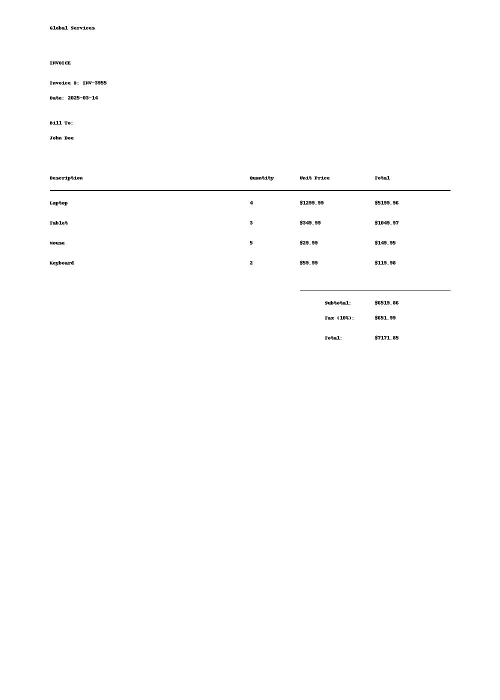
#> input picture dataset/images/test/invoice_1.jpg, 1000 x 1400 px (shown at 1/2 size)
$ python -i image_preprocessor.py   (imports and definitions only)
#> lines starting #> are read from the running program, lines starting #| are printed output that depends on the picture; after the words box and inside, x2 and y2 are one past the last pixel; in counts of white or black regions, pixels touching at a corner belong together

"""
Image preprocessing utilities to improve OCR accuracy
"""

import cv2
import numpy as np
from PIL import Image
from typing import Union, Tuple


def preprocess_image(image_path: str) -> np.ndarray:
    """
    Apply a series of preprocessing steps to improve image quality for OCR

    Args:
        image_path: Path to the image file

    Returns:
        Preprocessed image as numpy array
    """
#> called with image_path = '../../dataset/images/test/invoice_1.jpg'
    # Read the image
    image = cv2.imread(image_path)
#> image is the input picture: shape (1400, 1000, 3); min 0, max 255, mean 253.8
    if image is None:
        raise ValueError(f"Could not read image at {image_path}")

    # Convert to grayscale
    gray = cv2.cvtColor(image, cv2.COLOR_BGR2GRAY)

    # Apply adaptive thresholding
    thresh = cv2.adaptiveThreshold(
        gray, 255, cv2.ADAPTIVE_THRESH_GAUSSIAN_C, cv2.THRESH_BINARY, 11, 2
    )
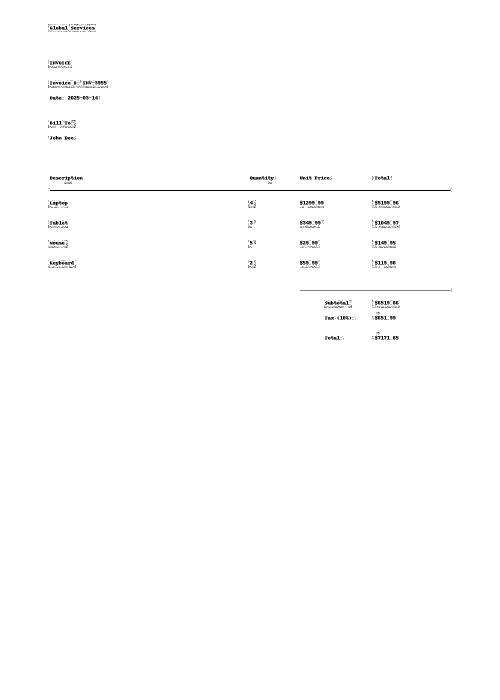
#> thresh: shape (1400, 1000) (shown at 1/2 size); 99.4% white; black in thin lines or dots, all inside (x1, y1, x2, y2) = (96, 48, 904, 680)

    # Denoise
    denoised = cv2.fastNlMeansDenoising(thresh, None, 10, 7, 21)

    # Apply sharpening
    kernel = np.array([[0, -1, 0], [-1, 5, -1], [0, -1, 0]])
    sharpened = cv2.filter2D(denoised, -1, kernel)

    return sharpened


# [91 lines left out: functions deskew_image, resize_image, normalize_image, not called in this run]

>>> result = preprocess_image('../../dataset/images/test/invoice_1.jpg')
